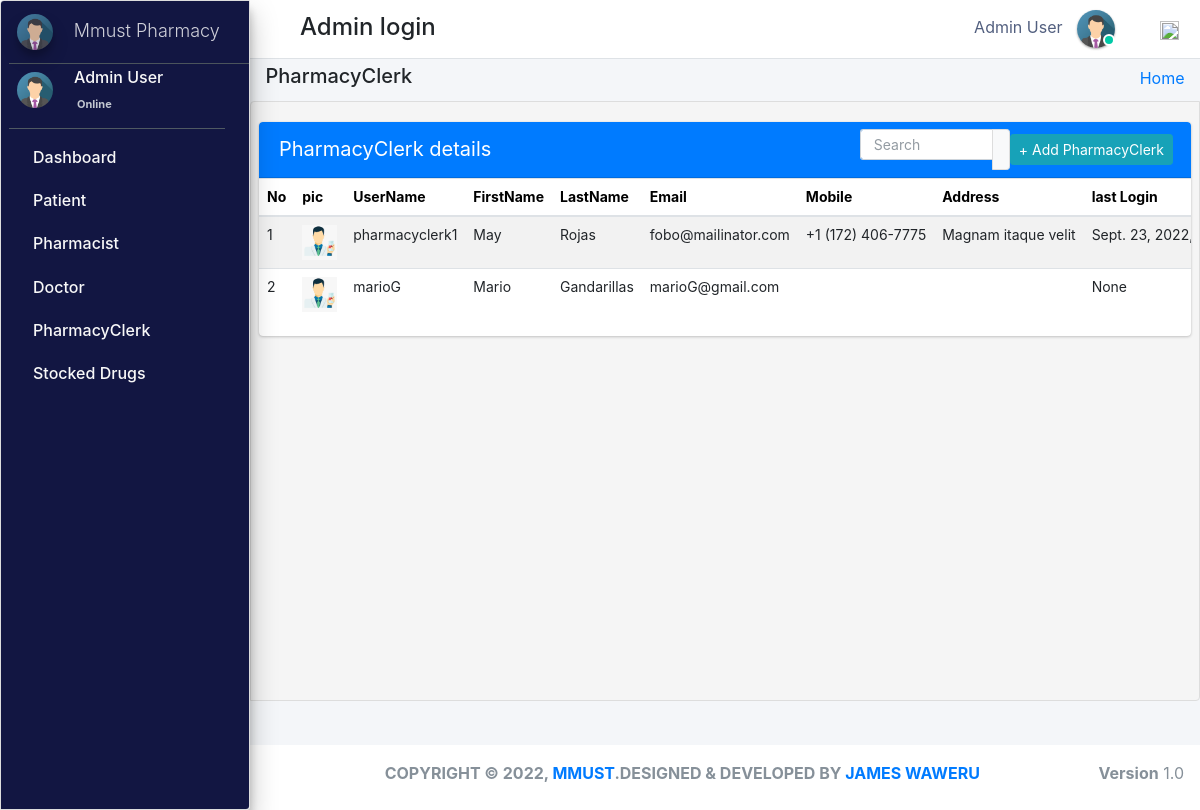
The app's page /admin_user/admin_user/manage_pharmacy_clerk/ (signed in) with its own data.
### pharmacy/models.py (models this page shows, shortened)
class CustomUser(AbstractUser):
    user_type_data = ((1, "AdminHOD"), (2, "Pharmacist"), (3, "Doctor"), (4, "PharmacyClerk"),(5, "Patients"))
    user_type = models.CharField(default=1, choices=user_type_data, max_length=10)

class AdminHOD(models.Model):
    gender_category=(
        ('Male','Male'),
        ('Female','Female'),
    )
    admin = models.OneToOneField(CustomUser,null=True, on_delete = models.CASCADE)
    emp_no= models.CharField(max_length=100,null=True,blank=True)
    gender=models.CharField(max_length=100,null=True,choices=gender_category)
    mobile=models.CharField(max_length=10,null=True,blank=True)
    address=models.CharField(max_length=300,null=True,blank=True)
    profile_pic=models.ImageField(default="admin.png",null=True,blank=True)
    created_at = models.DateTimeField(auto_now_add=True)
    updated_at = models.DateTimeField(auto_now=True)
    date_employed=models.DateTimeField(auto_now_add=True, auto_now=False)
    objects = models.Manager()

class PharmacyClerk(models.Model):
    gender_category=(
        ('Male','Male'),
        ('Female','Female'),
    )
    admin = models.OneToOneField(CustomUser,null=True, on_delete = models.CASCADE)
    emp_no=models.CharField(max_length=100,null=True,blank=True)
    gender=models.CharField(max_length=100,null=True,choices=gender_category)
    mobile=models.CharField(max_length=10,null=True,blank=True)
    address=models.CharField(max_length=300,null=True,blank=True)
    profile_pic=models.ImageField(default="images2.png",null=True,blank=True)
    age= models.IntegerField(default='0', blank=True, null=True)
    created_at = models.DateTimeField(auto_now_add=True)
    updated_at = models.DateTimeField(auto_now=True)
    objects = models.Manager()

### pharmacy/HODViews.py (the view)
# urls.py: path('admin_user/admin_user/manage_pharmacy_clerk/',
def manage_pharmacy_clerk(request):
    staffs = PharmacyClerk.objects.all()
    context = {
        "staffs": staffs,
        "title": "Manage PharmacyClerk"
    }
    return render(request, 'hod_templates/manage_pharmacyClerk.html', context)

### pharmacy/templates/hod_templates/manage_pharmacyClerk.html (shortened to what this page needs)
{% extends 'hod_templates/base_template.html'%} {% block page_title %}
<h5>PharmacyClerk</h5>
{% endblock page_title %} {% block main_content %}
<section class="content">
    <div class="row">
        <div class="col-md-12">
            <div class="card card-primary sc">
                <div class="card-header">
                    <span>PharmacyClerk details</span>
                    <div class="card-tools d-flex">
                        <div class="input-group input-group-sm" style="width: 150px;">
                            <input type="text" name="search" class="form-control float-right" placeholder="Search" id="pple">
                            <div class="input-group-append">
                                <button type="submit" class="btn btn-default"><em class="fas fa-search"></em></button>
                            </div>
                        </div>
                        <a class="btn btn-sm btn-info mr-2" href="{% url 'add_pharmacyClerk' %}" role="button">+ Add PharmacyClerk</a>
                    </div>
                </div>
                <table class="table" id="plist">
                    <thead>
                        <tr>
                            <th>No</th>
                            <th>pic</th>
                            <th>UserName</th>
                            <th>FirstName</th>
                            <th>LastName</th>
                            <th>Email</th>
                            <th>Mobile</th>
                            <th>Address</th>
                            <th>last Login</th>
                        </tr>
                    </thead>
                    <tbody>
                        {% for staff in staffs %}
                        <tr class="hov">
                            <td>{{staff.id}}</td>
                            <td> <img src="{{staff.profile_pic.url}}" class="" width="35" height="35" alt=""></td>
                            <td>{{staff.admin.username}}</td>
                            <td>{{staff.admin.first_name}}</td>
                            <td>{{staff.admin.last_name}}</td>
                            <td>{{staff.admin.email}}</td>
                            <td>{{staff.mobile}}</td>
                            <td>{{staff.address}}</td>
                            <td>{{staff.admin.last_login}}</td>
                        </tr>
                        {% endfor %}
                    </tbody>
                </table>
            </div>
        </div>
    </div>
</section>
{% endblock %}

### pharmacy/templates/hod_templates/base_template.html (shortened to what this page needs)
{% extends 'base_file.html' %} {% block htm %}
<body class="hold-transition sidebar-mini layout-fixed">
    <div class="wrapper">
        <nav class="main-header navbar navbar-expand navbar-white navbar-light">
            <ul class="navbar-nav">
                <li class="nav-item">
                    <a class="nav-link" data-widget="pushmenu" href="#" role="button"><em class="fas fa-bars"></em> </a>
                </li>
            </ul>
            <h4 style="margin-left: 10px; margin-top: 5px;">Admin login </h4>
            <ul class="navbar-nav ml-auto">
                <li class="mx-3">
                    <a href="#" class="sm-submenu-with-image a">
                        <span>{{user.first_name}}  {{user.last_name}}</span>
                        <img src="{{request.user.adminhod.profile_pic.url}}" class="img-circle elevation-1" width="38" height="38" alt="">
                        <span class="avatar-status avatar-sm-status avatar-status-success"></span>
                    </a>
                </li>
                <li class="nav-item dropdown ml-3 low">
                    <a href="#" class="btn btn-outlined btn-black text-muted bg-transparent " data-toggle="dropdown" aria-expanded="false" data-wow-delay="0.7s"><img src="https://img.icons8.com/ios/50/000000/settings.png" width="19" height="19">
                    </a>
                </li>
            </ul>
        </nav>
        {% include 'hod_templates/sidebar.html'%}
        <div class="content-wrapper">
            <div class="content-header">
                <div class="container-fluid">
                    <div class="row ">
                        <div class="col-sm-6">
                            <h1 class="m-0 text-dark">
                                {% block page_title %} {% endblock page_title %}
                            </h1>
                        </div>
                        <div class="col-sm-6 ">
                            <ol class="breadcrumb float-sm-right">
                                <li class="breadcrumb-item"><a href="">Home</a></li>
                            </ol>
                        </div>
                    </div>
                </div>
            </div>
            {% block main_content %} {% endblock main_content %}
        </div>
        {% include 'hod_templates/footer.html'%}
    </div>
    {% endblock htm %}

### pharmacy/templates/hod_templates/sidebar.html (shortened to what this page needs)
<aside class="main-sidebar sidebar-dark-primary elevation-4">
    <a href="" class="brand-link ml-2">
        <img src="{{request.user.adminhod.profile_pic.url}}" alt="" width="36" height="36" class=" img-circle elevation-3" style="opacity: .8">
        <span class="brand-text font-weight-light mt-1 ml-3 mmust">Mmust Pharmacy</span>
    </a>
    <div class="sidebar">
        <div class="user-panel mr-3">
            <div class="pull-left image sm-submenu-with-image a ml-2 ">
                <img src="{{request.user.adminhod.profile_pic.url}}" class="img-circle mt-2" width="36" height="36" alt="User Image">
            </div>
            <div class="pull-left info">
                <p>{{user.first_name}} {{user.last_name}}</p>
                <a href="#"><em class="fa fa-circle text-success "></em>  Online</a>
            </div>
        </div>
        <nav class="mt-2">
            <ul class="nav nav-pills nav-sidebar flex-column" data-widget="treeview" role="menu" data-accordion="false">
                <li class="nav-item">
                    <a href="{% url  'admin_dashboard' %}" class="nav-link">
                        <p>
                            Dashboard
                        </p>
                    </a>
                </li>
                <li class="nav-item">
                    <a href="#" class="nav-link">
                        <p>
                            Patient
                        </p>
                    </a>
                </li>
                <li class="nav-item">
                    <a href="#" class="nav-link">
                        <p>
                            Pharmacist
                        </p>
                    </a>
                </li>
                <li class="nav-item">
                    <a href="#" class="nav-link">
                        <p>
                            Doctor
                        </p>
                    </a>
                </li>
                <li class="nav-item">
                    <a href="#" class="nav-link">
                        <p>
                            PharmacyClerk
                        </p>
                    </a>
                </li>
                <li class="nav-item">
                    <a href="#" class="nav-link">
                        <p>
                            Stocked Drugs
                        </p>
                    </a>
                </li>
            </ul>
        </nav>
    </div>
</aside>

### static/css/main.css (style rules this page uses)
html { font-family: sans-serif; line-height: 1.15; -webkit-text-size-adjust: 100%; -webkit-tap-highlight-color: transparent; }
body { overflow-y: hidden; overflow-x: hidden; font-family: -apple-system, BlinkMacSystemFont, "Segoe UI", Roboto, "Helvetica Neue", Arial, "Noto Sans", sans-serif, "Apple Color Emoji", "Segoe UI Emoji", "Segoe UI Symbol", "Noto Color Emoji" !important; }
th { color: rgb(0, 0, 0); font-size: 14px !important; }
.content { background-color: #f5f5f5; border: 1px solid #dddddd; border-radius: 4px 0px 4px 0px; left: -1px; padding: 10px 7px 5px; height: 75vh; overflow-y: scroll; overflow-x: hidden; }
.sc { white-space: nowrap; display: block; overflow-x: hidden !important; }
.content .row { margin-top: 20px !important; }
.main-sidebar { background: #ffffff; border: 1px solid #dddddd; border-radius: 4px 0px 4px 0px; font-weight: bold; background-color: #121642 !important; color: white !important; }
.main-sidebar p { color: #f8f8f8 !important; font-weight: 500 !important }
td { font-size: 14px !important; }
.hov { transition: transform .5s; }
.avatar-status { position: absolute; bottom: 12px; right: 75.4px; display: -ms-inline-flexbox; display: inline-flex; -ms-flex-negative: 0; flex-shrink: 0; -ms-flex-pack: center; justify-content: center; -ms-flex-align: center; align-items: center; white-space: nowrap; text-align: center; vertical-align: baseline; font-weight: 600; border: .125rem solid #fff; width: 12px; height: 12px; line-height: 1; font-size: .71094rem; border-radius: 50%; }
.avatar-status-success { color: #fff; background-color: #00c9a7; }
.card-header span { font-size: 20px !important; }
.table>tbody>tr>td, .table>tbody>tr>th, .table>tfoot>tr>td, .table>tfoot>tr>th, .table>thead>tr>td, .table>thead>tr>th { padding: 8px; line-height: 1.42857143; vertical-align: top; }
.user-panel>.info { padding: 5px 5px 5px 15px; line-height: 1; position: absolute; left: 55px; }
.pull-left { float: left!important; }
.user-panel>.info>p { font-weight: 600; margin-bottom: 9px; }
p { margin: 0 0 10px; }
.user-panel { padding-bottom: 20px; }
.user-panel:after { clear: both; }
.user-panel:before, .user-panel:after { content: " "; display: table; }
.user-panel>.info>a { text-decoration: none; padding-right: 5px; margin-top: 3px; font-size: 11px; overflow: hidden; white-space: nowrap; }
.mmust { overflow: hidden; white-space: nowrap; font-size: 18px; }
.table { background: white !important; }
.container-fluid { width: 100%; padding-right: 15px; padding-left: 15px; margin-right: auto; margin-left: auto; }
.row { display: flex; flex-wrap: wrap; margin-right: -15px; margin-left: -15px; }
.d-flex { display: flex !important; z-index: 44; }
input { text-indent: 5px !important; }
input::placeholder { text-indent: 5px !important; }
.table tbody tr:nth-of-type(odd) { background-color: rgba(197, 197, 197, 0.05) !important; }
.img-circle { border-radius: 50%; }
.content-wrapper .content-header { padding: 5px 0.5rem !important; }

### static/css/profile.css (style rules this page uses)
li { list-style-type: none ! }
.form-control { font-size: .875rem; }
.input-group { transition: all .15s ease; border-radius: .375rem; box-shadow: none; }
.input-group .form-control { box-shadow: none; }
.input-group .form-control:not(:last-child) { padding-right: 0; border-right: 0; }
.navbar-nav span { color: #525f7f !important; margin-right: 10px !important; }
body { font-family: 'Rubik', serif; height: 100% !important; }
input { text-indent: 5px !important; }
input::placeholder { text-indent: 5px !important; }
.table tbody tr:nth-of-type(odd) { background-color: rgba(0, 0, 0, .05) !important; }

### records on screen
CustomUser: first_name "Admin", last_name "User", user.adminhod.profile_pic (picture)
PharmacyClerk: id "1", profile_pic (picture), admin.username "pharmacyclerk1", admin.first_name "May", admin.last_name "Rojas", admin.email "fobo@mailinator.com", mobile "+1 (172) 406-7775", address "Magnam itaque velit", admin.last_login "Sept. 23,…"
PharmacyClerk: id "2", profile_pic (picture), admin.username "marioG", admin.first_name "Mario", admin.last_name "Gandarillas", admin.email "marioG@gmail.com", admin.last_login "None"
